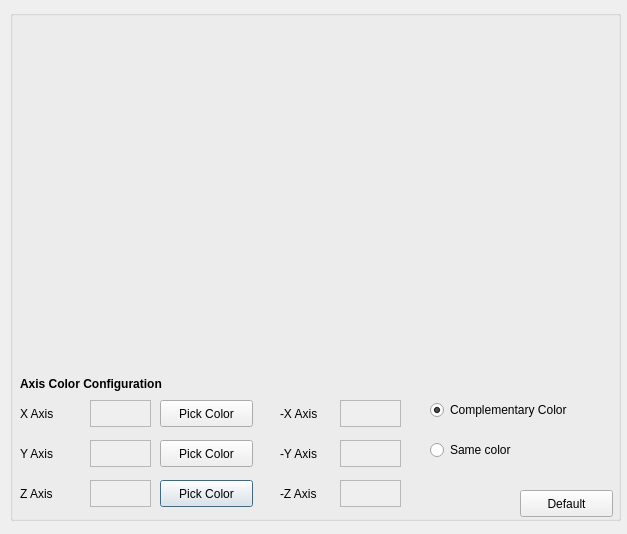
<?xml version="1.0" encoding="UTF-8"?>
<ui version="4.0">
 <class>customizeColorMapByDirectionDialogQT</class>
 <widget class="QDialog" name="customizeColorMapByDirectionDialogQT">
  <property name="geometry">
   <rect>
    <x>0</x>
    <y>0</y>
    <width>627</width>
    <height>534</height>
   </rect>
  </property>
  <property name="windowTitle">
   <string>Dialog</string>
  </property>
  <widget class="QGroupBox" name="groupBox">
   <property name="geometry">
    <rect>
     <x>10</x>
     <y>10</y>
     <width>611</width>
     <height>511</height>
    </rect>
   </property>
   <property name="title">
    <string/>
   </property>
   <widget class="QLabel" name="label_plusYAxis">
    <property name="geometry">
     <rect>
      <x>10</x>
      <y>430</y>
      <width>51</width>
      <height>27</height>
     </rect>
    </property>
    <property name="text">
     <string>Y Axis</string>
    </property>
   </widget>
   <widget class="QFrame" name="frame_plusXAxis">
    <property name="geometry">
     <rect>
      <x>80</x>
      <y>390</y>
      <width>61</width>
      <height>27</height>
     </rect>
    </property>
    <property name="autoFillBackground">
     <bool>true</bool>
    </property>
    <property name="frameShape">
     <enum>QFrame::StyledPanel</enum>
    </property>
    <property name="frameShadow">
     <enum>QFrame::Raised</enum>
    </property>
   </widget>
   <widget class="QPushButton" name="pushButton_pick_plusZAxis">
    <property name="geometry">
     <rect>
      <x>150</x>
      <y>470</y>
      <width>93</width>
      <height>27</height>
     </rect>
    </property>
    <property name="text">
     <string>Pick Color</string>
    </property>
   </widget>
   <widget class="QPushButton" name="pushButton_pick_plusXAxis">
    <property name="geometry">
     <rect>
      <x>150</x>
      <y>390</y>
      <width>93</width>
      <height>27</height>
     </rect>
    </property>
    <property name="text">
     <string>Pick Color</string>
    </property>
   </widget>
   <widget class="QFrame" name="frame_plusYAxis">
    <property name="geometry">
     <rect>
      <x>80</x>
      <y>430</y>
      <width>61</width>
      <height>27</height>
     </rect>
    </property>
    <property name="autoFillBackground">
     <bool>true</bool>
    </property>
    <property name="frameShape">
     <enum>QFrame::StyledPanel</enum>
    </property>
    <property name="frameShadow">
     <enum>QFrame::Raised</enum>
    </property>
   </widget>
   <widget class="QLabel" name="label_customizeColorMapByDirection">
    <property name="geometry">
     <rect>
      <x>10</x>
      <y>360</y>
      <width>171</width>
      <height>27</height>
     </rect>
    </property>
    <property name="font">
     <font>
      <weight>75</weight>
      <bold>true</bold>
      <strikeout>false</strikeout>
      <kerning>true</kerning>
     </font>
    </property>
    <property name="text">
     <string>Axis Color Configuration</string>
    </property>
   </widget>
   <widget class="QPushButton" name="pushButton_pick_plusYAxis">
    <property name="geometry">
     <rect>
      <x>150</x>
      <y>430</y>
      <width>93</width>
      <height>27</height>
     </rect>
    </property>
    <property name="text">
     <string>Pick Color</string>
    </property>
   </widget>
   <widget class="QLabel" name="label_plusZAxis">
    <property name="geometry">
     <rect>
      <x>10</x>
      <y>470</y>
      <width>51</width>
      <height>27</height>
     </rect>
    </property>
    <property name="text">
     <string>Z Axis</string>
    </property>
   </widget>
   <widget class="QPushButton" name="pushButton_default">
    <property name="geometry">
     <rect>
      <x>510</x>
      <y>480</y>
      <width>93</width>
      <height>27</height>
     </rect>
    </property>
    <property name="text">
     <string>Default</string>
    </property>
   </widget>
   <widget class="QLabel" name="label_plusXAxis">
    <property name="geometry">
     <rect>
      <x>10</x>
      <y>390</y>
      <width>51</width>
      <height>27</height>
     </rect>
    </property>
    <property name="text">
     <string>X Axis</string>
    </property>
   </widget>
   <widget class="QFrame" name="frame_plusZAxis">
    <property name="geometry">
     <rect>
      <x>80</x>
      <y>470</y>
      <width>61</width>
      <height>27</height>
     </rect>
    </property>
    <property name="autoFillBackground">
     <bool>true</bool>
    </property>
    <property name="frameShape">
     <enum>QFrame::StyledPanel</enum>
    </property>
    <property name="frameShadow">
     <enum>QFrame::Raised</enum>
    </property>
   </widget>
   <widget class="QWidget" name="widget_AxisColor" native="true">
    <property name="geometry">
     <rect>
      <x>50</x>
      <y>10</y>
      <width>500</width>
      <height>350</height>
     </rect>
    </property>
   </widget>
   <widget class="QLabel" name="label_minusXAxis">
    <property name="geometry">
     <rect>
      <x>270</x>
      <y>390</y>
      <width>51</width>
      <height>27</height>
     </rect>
    </property>
    <property name="text">
     <string>-X Axis</string>
    </property>
   </widget>
   <widget class="QLabel" name="label_minusZAxis">
    <property name="geometry">
     <rect>
      <x>270</x>
      <y>470</y>
      <width>51</width>
      <height>27</height>
     </rect>
    </property>
    <property name="text">
     <string>-Z Axis</string>
    </property>
   </widget>
   <widget class="QLabel" name="label_minusZAxis_2">
    <property name="geometry">
     <rect>
      <x>270</x>
      <y>430</y>
      <width>51</width>
      <height>27</height>
     </rect>
    </property>
    <property name="text">
     <string>-Y Axis</string>
    </property>
   </widget>
   <widget class="QFrame" name="frame_minusYAxis">
    <property name="geometry">
     <rect>
      <x>330</x>
      <y>430</y>
      <width>61</width>
      <height>27</height>
     </rect>
    </property>
    <property name="autoFillBackground">
     <bool>true</bool>
    </property>
    <property name="frameShape">
     <enum>QFrame::StyledPanel</enum>
    </property>
    <property name="frameShadow">
     <enum>QFrame::Raised</enum>
    </property>
   </widget>
   <widget class="QFrame" name="frame_minusZAxis">
    <property name="geometry">
     <rect>
      <x>330</x>
      <y>470</y>
      <width>61</width>
      <height>27</height>
     </rect>
    </property>
    <property name="autoFillBackground">
     <bool>true</bool>
    </property>
    <property name="frameShape">
     <enum>QFrame::StyledPanel</enum>
    </property>
    <property name="frameShadow">
     <enum>QFrame::Raised</enum>
    </property>
   </widget>
   <widget class="QFrame" name="frame_minusXAxis">
    <property name="geometry">
     <rect>
      <x>330</x>
      <y>390</y>
      <width>61</width>
      <height>27</height>
     </rect>
    </property>
    <property name="autoFillBackground">
     <bool>true</bool>
    </property>
    <property name="frameShape">
     <enum>QFrame::StyledPanel</enum>
    </property>
    <property name="frameShadow">
     <enum>QFrame::Raised</enum>
    </property>
   </widget>
   <widget class="QRadioButton" name="radioButton_sameColor">
    <property name="geometry">
     <rect>
      <x>420</x>
      <y>430</y>
      <width>102</width>
      <height>20</height>
     </rect>
    </property>
    <property name="text">
     <string>Same color</string>
    </property>
   </widget>
   <widget class="QRadioButton" name="radioButton_complementaryColor">
    <property name="geometry">
     <rect>
      <x>420</x>
      <y>390</y>
      <width>171</width>
      <height>20</height>
     </rect>
    </property>
    <property name="text">
     <string>Complementary Color</string>
    </property>
    <property name="checked">
     <bool>true</bool>
    </property>
   </widget>
  </widget>
 </widget>
 <resources/>
 <connections/>
</ui>
